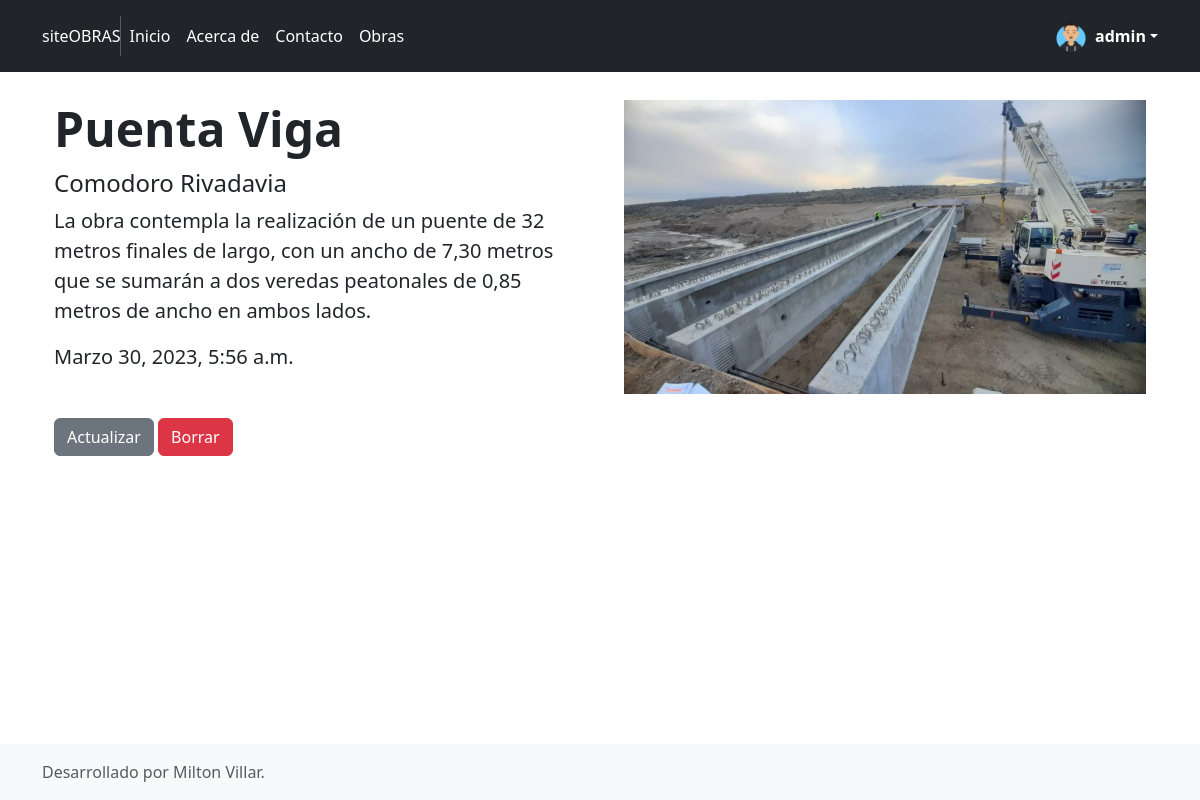
Page /obra/2/detalle (signed in) on the committed database.
### obras/models.py (models this page shows, shortened)
class Perfil(models.Model):
    user = models.OneToOneField(to=User, on_delete=models.CASCADE, related_name="perfil")
    avatar = models.ImageField(upload_to="avatares", null=True, blank=True)
    @property
    def image_url(self):
        return self.avatar.url if self.avatar else ''

class Obra(models.Model):
    titulo = models.CharField(max_length=50, verbose_name='Obra')
    subtitulo = models.CharField(max_length=50, verbose_name='Ubicación')
    descripcion = models.TextField(verbose_name='Descripción')
    imagen = models.ImageField(upload_to="obras", null=True, blank=True, verbose_name='Imagen')
    autor = models.ForeignKey(to=User, on_delete=models.CASCADE, related_name="autor", verbose_name='Autor' )
    fecha = models.DateTimeField()
    @property
    def image_url(self):
        return self.imagen.url if self.imagen else ''

### obras/views.py (the view)
# urls.py: path('obra/<pk>/detalle', ObraDetalle.as_view(), name="obra-detalle"),
class ObraDetalle(DetailView):
    model = Obra
    context_object_name = "obra"

### obras/templates/obras/obra_detail.html (shortened to what this page needs)
{% extends "obras/base.html" %}
{% load static %}
{% block main %}
    <div class="container col-xxl-8 px-4 py-1">
        <div class="row flex-lg-row-reverse align-items-center g-5 py-4">
          <div class="col-10 col-sm-8 col-lg-6">
            <img src="{{obra.image_url}}" class="d-block mx-lg-auto img-fluid" alt="TituloObra" width="700" height="500" loading="lazy">
          </div>
          <div class="col-lg-6">
            <h1 class="display-5 fw-bold lh-1 mb-3">{{ obra.titulo }}</h1>
            <h4>{{ obra.subtitulo }}</h4>
            <p class="lead">{{obra.descripcion}}</p>
            <p class="lead">{{obra.fecha}}</p>
            </div>
          </div>
          {% if user.is_authenticated and user.id == obra.autor.id %}
          <p> <a href="{% url 'obra-actualizar' obra.id %}" class="btn btn-secondary">Actualizar</a>
          <a href="{% url 'obra-eliminar' obra.id %}" class="btn btn-danger">Borrar</a></p>
          {% endif %}
        </div>
{% endblock %}

### obras/templates/obras/base.html (shortened to what this page needs)
<!doctype html>
<html lang="es-AR" class="h-100">
  <head>
    {% load static %}
<link href="{% static 'obras/css/bootstrap.min.css'%}" rel="stylesheet">
    <link href="{% static 'obras/css/headers.css' %}" rel="stylesheet">
  </head>
<body class="d-flex flex-column h-100">
<header class="p-3 text-bg-dark">
    <div class="container">
      <div class="d-flex flex-wrap align-items-center justify-content-center justify-content-lg-start">
        <a class="navbar-brand" href="/">siteOBRAS</a>
        <ul class="nav col-12 col-lg-auto me-lg-auto mb-2 justify-content-center mb-md-0">
          <li><a href="{% url 'home' %}" class="nav-link px-2 text-white">Inicio</a></li>
          <li><a href="{% url 'about' %}" class="nav-link px-2 text-white">Acerca de</a></li>
          <li><a href="{% url 'mensaje-crear' %}" class="nav-link px-2 text-white">Contacto</a></li>
          <li><a href="{% url 'obra-list' %}" class="nav-link px-2 text-white">Obras</a></li>
        </ul>
          {% if user.is_authenticated %}
            <div class="dropdown text-end">
              <a href="#" class="d-flex align-items-center text-white text-decoration-none dropdown-toggle" data-bs-toggle="dropdown" aria-expanded="false">
                <img src="{{user.perfil.image_url}}" alt="" width="32" height="32" class="rounded-circle me-2">
                <strong>{{ user.username }}</strong>
              </a>
            </div>
          {% else %}
          <div class="text-end">
            <a href="{% url 'login' %}" class="btn btn-outline-light me-2">Inicio</a>
            <a href="{% url 'signup' %}" class="btn btn-warning">Registrarse</a>
          {% endif %}
        </div>
      </div>
  </header>
{% block main %}
{% endblock %}
<footer class="footer mt-auto py-3 bg-light">
  <div class="container">
    <span class="text-muted">Desarrollado por Milton Villar.</span>
  </div>
</footer>
  </body>
</html>

### obras/static/obras/css/headers.css (style rules this page uses)
.dropdown-toggle { outline: 0; }

### rows in the picture
Obra: image_url (picture), titulo "Puenta Viga", subtitulo "Comodoro Rivadavia", descripcion "La obra contempla la realización de un puente de 32 metros finales de largo, con un ancho de 7,30 metros que se sumarán a dos veredas peatonales de 0,85 metros de ancho en ambos lados.", fecha "Marzo 30, 2023, 5:56 a.m."

### other values in the picture
{{ user.username }} "admin"
